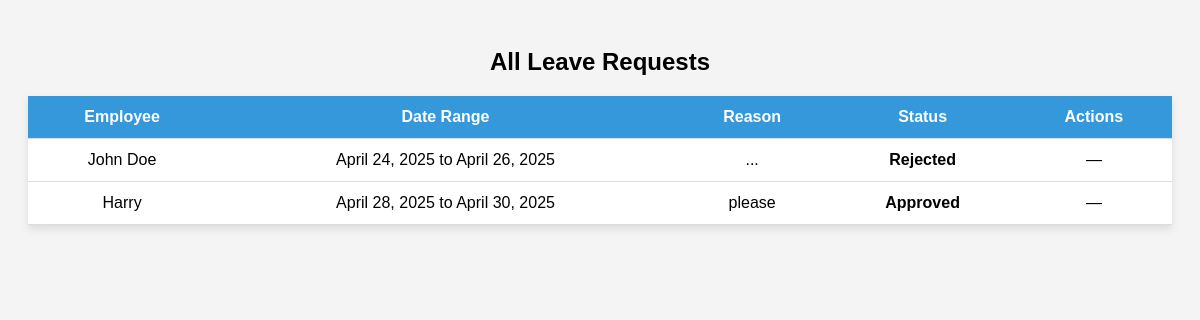
The app's page /leave/requests/, older data.
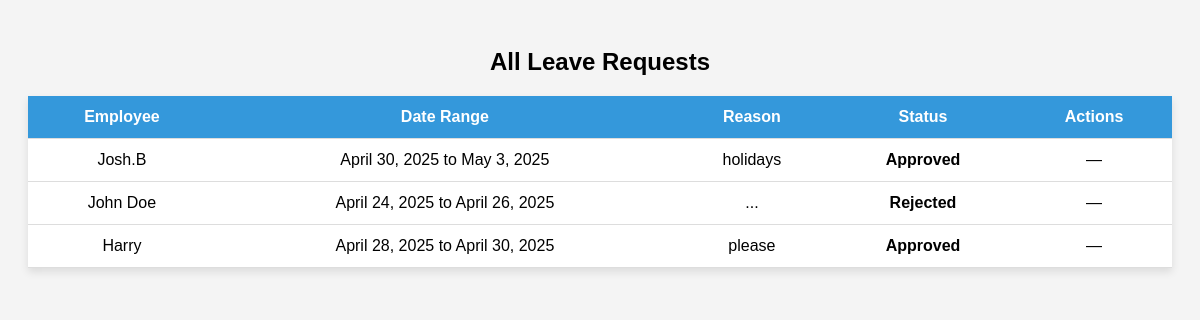
The same page, newer data.
### employees/models.py (models this page shows, shortened)
class LeaveRequest(models.Model):
    STATUS_CHOICES = [
        ('Pending', 'Pending'),
        ('Approved', 'Approved'),
        ('Rejected', 'Rejected'),
    ]
    employee = models.ForeignKey('Employee', on_delete=models.CASCADE, related_name='leave_requests')
    start_date = models.DateField()
    end_date = models.DateField()
    reason = models.TextField()
    status = models.CharField(max_length=10, choices=STATUS_CHOICES, default='Pending')
    requested_at = models.DateTimeField(default=timezone.now)

class Employee(AbstractBaseUser):
    employee_id = models.CharField(max_length=6, unique=True)
    name = models.CharField(max_length=100)
    passcode = models.CharField(max_length=6)
    department = models.ForeignKey(
        Department,
        on_delete=models.CASCADE,
        related_name='employees',
        null=False,
        default=""
    )
    is_manager = models.BooleanField(default=False)
    archived = models.BooleanField(default=False)
    archive_date = models.DateTimeField(null=True, blank=True)
    profile_picture = models.ImageField(upload_to='profile_pictures/', blank=True, null=True,default='profile_pictures/default.jpg')
    objects = EmployeeManager()
    USERNAME_FIELD = 'employee_id'
    REQUIRED_FIELDS = ['name']

### employees/views.py (the view)
# urls.py: path('leave/requests/', views.view_leave_requests, name='view_leave_requests'),
def view_leave_requests(request):
    requests = LeaveRequest.objects.select_related('employee').order_by('-requested_at')
    return render(request, 'employees/view_leave_requests.html', {'leave_requests': requests})

### employees/templates/employees/view_leave_requests.html (shortened to what this page needs)
<!DOCTYPE html>
<html lang="en">
<head>
</head>
<body>
    <h2>All Leave Requests</h2>
    <table>
        <tr>
            <th>Employee</th>
            <th>Date Range</th>
            <th>Reason</th>
            <th>Status</th>
            <th>Actions</th>
        </tr>
        {% for request in leave_requests %}
        <tr>
            <td>{{ request.employee.name }}</td>
            <td>{{ request.start_date }} to {{ request.end_date }}</td>
            <td>{{ request.reason }}</td>
            <td class="status">{{ request.status }}</td>
            <td>
                {% if request.status == "Pending" %}
                    <a href="{% url 'update_leave_status' request.id 'approve' %}" class="approve-btn">Approve</a>
                    <a href="{% url 'update_leave_status' request.id 'reject' %}" class="reject-btn">Reject</a>
                {% else %}
                    —
                {% endif %}
            </td>
        </tr>
        {% endfor %}
    </table>
</body>
</html>

Row changes from the older to the newer data that the page shows:
added LeaveRequest: employee.name "Josh.B", start_date "April 30, 2025", end_date "May 3, 2025", reason "holidays", status "Approved"
